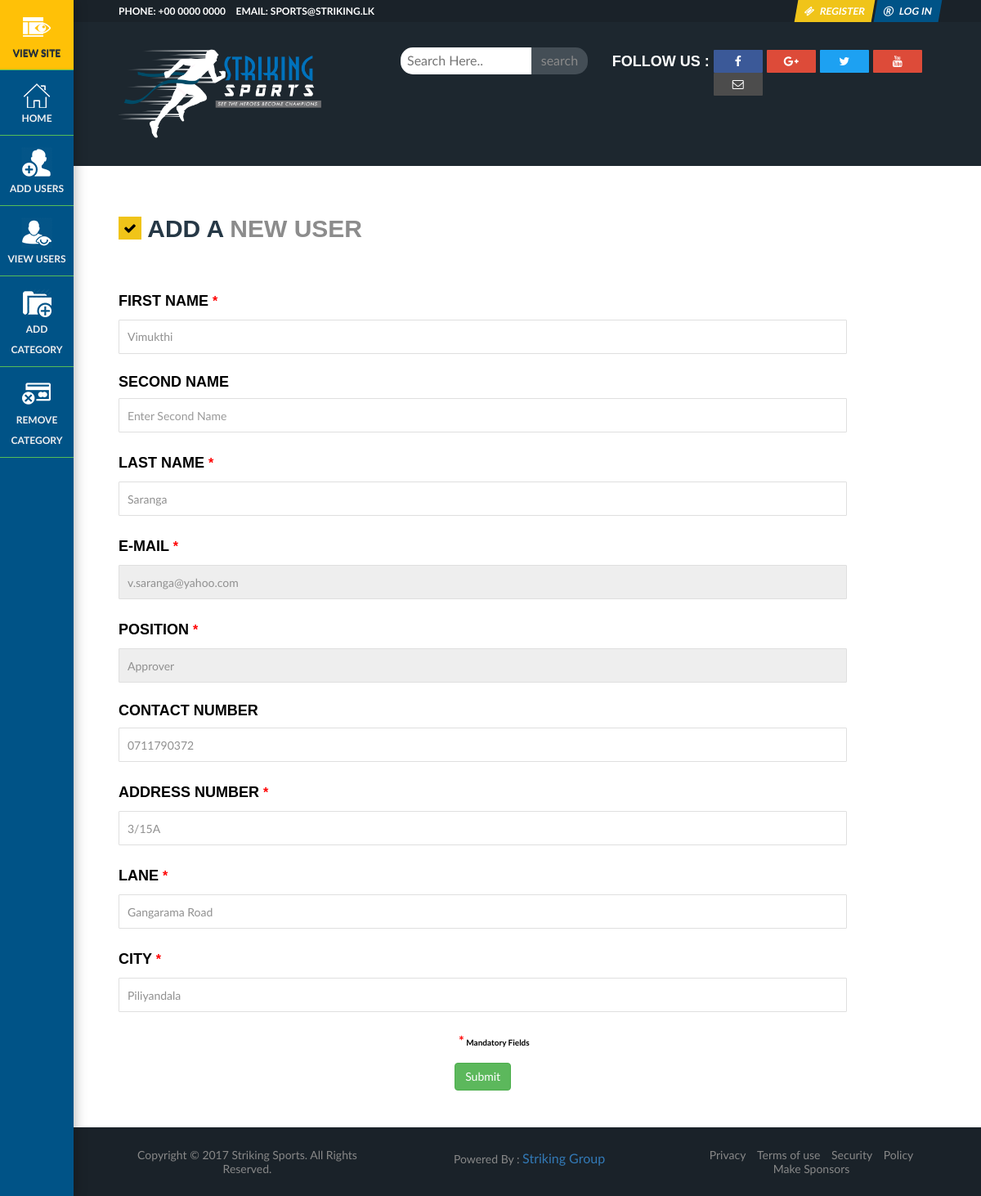
The page /StrikingSports/src/editStaff.php?id=v.saranga@yahoo.com on the database as committed earlier.
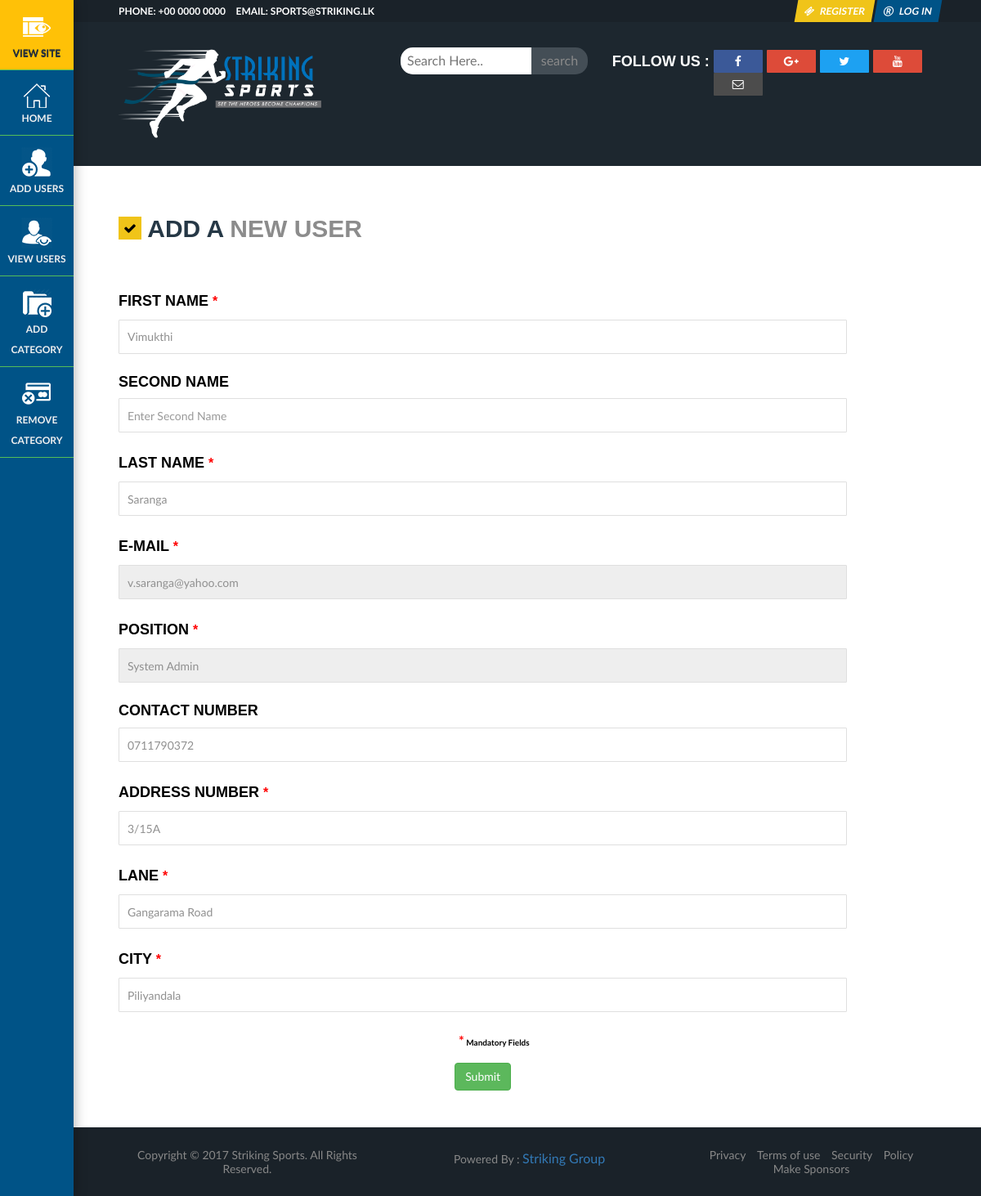
The same page on the database as committed later.
### tables this page shows
CREATE TABLE `staff` (
  `email` varchar(100) NOT NULL,
  `password` varchar(32) DEFAULT NULL,
  `previous_password` varchar(32) DEFAULT NULL,
  `registered_date_time` datetime DEFAULT NULL,
  `status` int(11) DEFAULT NULL,
  `login_attempt` int(11) DEFAULT NULL,
  `contact_no` varchar(10) DEFAULT NULL,
  `address_address_id` int(11) NOT NULL,
  `name_name_id` int(11) NOT NULL,
  `position` int(11) NOT NULL DEFAULT '1',
  PRIMARY KEY (`email`),
  UNIQUE KEY `email_UNIQUE` (`email`),
  KEY `fk_staff_address_idx` (`address_address_id`),
  KEY `fk_staff_name1_idx` (`name_name_id`),
  CONSTRAINT `fk_staff_address` FOREIGN KEY (`address_address_id`) REFERENCES `address` (`address_id`) ON DELETE NO ACTION ON UPDATE NO ACTION,
  CONSTRAINT `fk_staff_name1` FOREIGN KEY (`name_name_id`) REFERENCES `name` (`name_id`) ON DELETE NO ACTION ON UPDATE NO ACTION
);

CREATE TABLE `name` (
  `name_id` int(11) NOT NULL AUTO_INCREMENT,
  `first_name` varchar(20) NOT NULL,
  `second_name` varchar(20) DEFAULT NULL,
  `last_name` varchar(20) NOT NULL,
  PRIMARY KEY (`name_id`)
);

CREATE TABLE `address` (
  `address_id` int(11) NOT NULL AUTO_INCREMENT,
  `address_no` varchar(10) NOT NULL,
  `address_lane` varchar(40) NOT NULL,
  `address_city` varchar(30) NOT NULL,
  PRIMARY KEY (`address_id`)
);

### StrikingSports/src/editStaff.php (the view, shortened to what the changed rows need)
<!DOCTYPE html>
<html lang="en">
<?php
include_once('../ssi/header.php');
include_once('../ssi/db.php');
if(isset($_GET['id']) && !empty($_GET['id'])){
?>
<body style="overflow:visible;">
    <section>
        <div class="lp spe-bot-red-3">
            <div class="inn-title">
                <h2><i class="fa fa-check" aria-hidden="true"></i> Add A <span> New User</span></h2>
            </div>
            <div class="p-mf">
                <?php
				$email = trim(htmlspecialchars(mysqli_real_escape_string($con,$_GET['id'])));
				$getUser = "SELECT * FROM staff WHERE email='".$email."'";
				$resultGetUser = mysqli_query($con, $getUser);
				if(mysqli_num_rows($resultGetUser)!=0){
					while($rowUser = mysqli_fetch_array($resultGetUser)){
						$nameId = $rowUser['name_name_id'];
						$addressId = $rowUser['address_address_id'];
						$position = $rowUser['position'];
						if($position == 0){
							$position = "System Admin";
						} else if($position == 1){
							$position = "Editor";
						} else if($position == 2){
							$position = "Approver";
						}
						$contact = $rowUser['contact_no'];
						$getName = "SELECT * FROM NAME WHERE name_id='".$nameId."'";
						$resultGetName = mysqli_query($con, $getName);
						if(mysqli_num_rows($resultGetName) != 0){
							while($rowGetName = mysqli_fetch_array($resultGetName)){
								$eFName = $rowGetName['first_name'];
								$eSName = $rowGetName['second_name'];
								$eLName = $rowGetName['last_name'];
							}
						}
						$getAddress = "SELECT * FROM address WHERE address_id='".$addressId."'";
						$resultGetAddress = mysqli_query($con, $getAddress) or die();
						if(mysqli_num_rows($resultGetAddress) != 0){
							while($rowGetAddress = mysqli_fetch_array($resultGetAddress)){
								$eAno = $rowGetAddress['address_no'];
								$eALane = $rowGetAddress['address_lane'];
								$eACity = $rowGetAddress['address_city'];
							}
						}
						echo '<form method="post" action="controller/editStaffController.php" role="form" class="form-horizontal" enctype="multipart/form-data">
								<div class="form-group col-md-11">
									<h4>First Name <span style="color:rgb(255,0,0);">*</span></h4>
									<input type="text" id="fName" name="fName" value="'.$eFName.'" required class="form-control" pattern="^[a-zA-Z]+$" placeholder="Enter First Name" title="Should be letters only."/>
								</div>
								<div class="form-group col-md-11">
									<h4>Second Name </h4>
									<input type="text" id="sName" name="sName" value="'.$eSName.'" class="form-control" pattern="^[a-zA-Z]+$" placeholder="Enter Second Name" title="Should be letters only."/>
								</div>
								<div class="form-group col-md-11">
									<h4>Last Name <span style="color:rgb(255,0,0);">*</span></h4>
									<input type="text" id="lName" name="lName" required value="'.$eLName.'" class="form-control" pattern="^[a-zA-Z]+$" placeholder="Enter Last Name" title="Should be letters only."/>
								</div>
								<div class="form-group col-md-11">
									<h4>E-Mail <span style="color:rgb(255,0,0);">*</span></h4>
									<input type="email" id="email" name="email" required value="'.$email.'" class="form-control" readonly/>
								</div>
								<div class="form-group col-md-11">
									<h4>Position <span style="color:rgb(255,0,0);">*</span></h4>
									<input type="text" id="position" name="position" required value="'.$position.'" class="form-control" readonly />
								</div>
								<div class="form-group col-md-11">
									<h4>Contact Number </h4>
									<input type="text" id="contact" name="contact" value="'.$contact.'" class="form-control" pattern="^\d{10}$|^$" placeholder="Enter Contact Number" title="Should be a valid telephone number."/>
								</div>
								<div class="form-group col-md-11">
									<h4>Address Number <span style="color:rgb(255,0,0);">*</span></h4>
									<input type="text" id="aNo" name="aNo" class="form-control" value="'.$eAno.'" required pattern="^([0-9].*[\\/][a-zA-Z0-9]*)|([0-9].*)$" placeholder="Enter Address Number" title="Should be letters, numbers and comma only."/>
								</div>
								<div class="form-group col-md-11">
									<h4>Lane <span style="color:rgb(255,0,0);">*</span></h4>
									<input type="text" id="lane" name="lane" class="form-control" value="'.$eALane.'" required pattern="[a-zA-Z]+" placeholder="Enter Address Lane" title="Should be letters only."/>
								</div>
								<div class="form-group col-md-11">
									<h4>City <span style="color:rgb(255,0,0);">*</span></h4>
									<input type="text" id="city" name="city" class="form-control" required value="'.$eACity.'" pattern="[a-zA-Z]+" placeholder="Enter City" title="Should be letters only."/>
								</div>
								<div class="form-group" style="text-align:center;">
									<label style="text-align:center;" class="control-label col-md-11"><span style="color:rgb(255,0,0);">*</span> Mandatory Fields</label>
								</div>
								<div class="form-group col-md-11 text-center">
									<input type="submit" name="submit" id="submit" class="btn btn-success" value="Submit">
								</div>
							</form>';
					}
				} else {
					header('Location:../viewUsers.php');
				}
				?>
            </div>
        </div>
    </section>
</body>
</html>
<?php
} else {
	header('Location:../404.php');
}
?>

Rows that differ between the two databases and show on the page:
changed staff "Vimukthi": position "Approver" → "System Admin"
